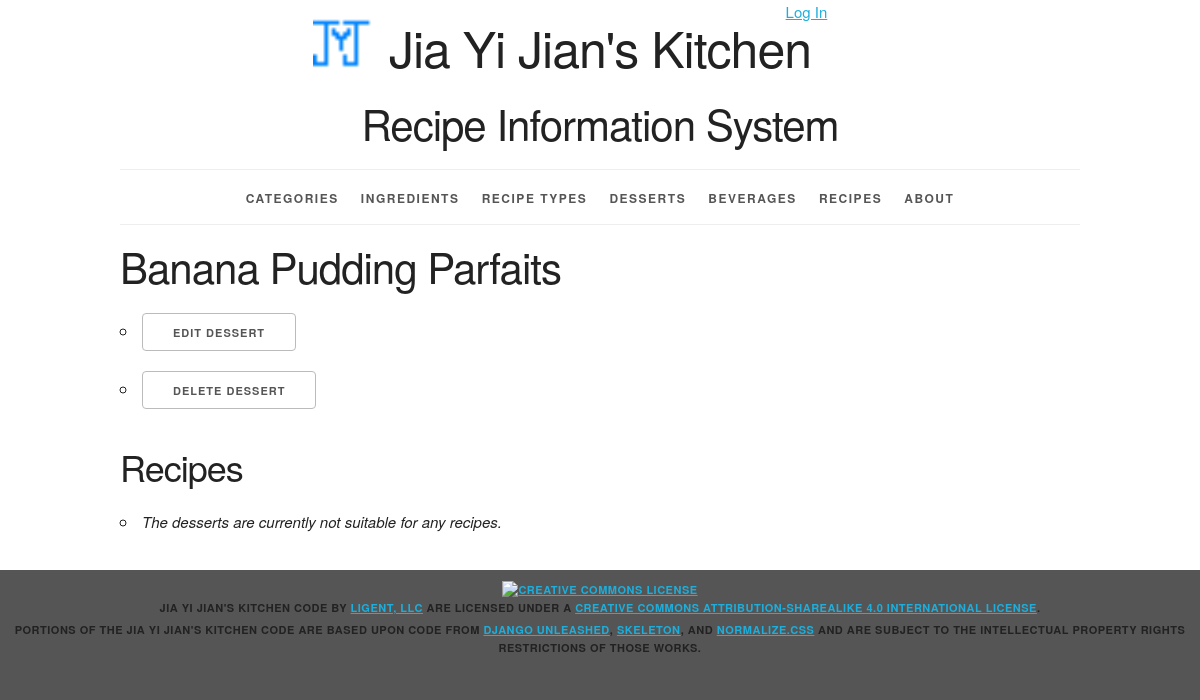
The app's page /desserts/13/, older data.
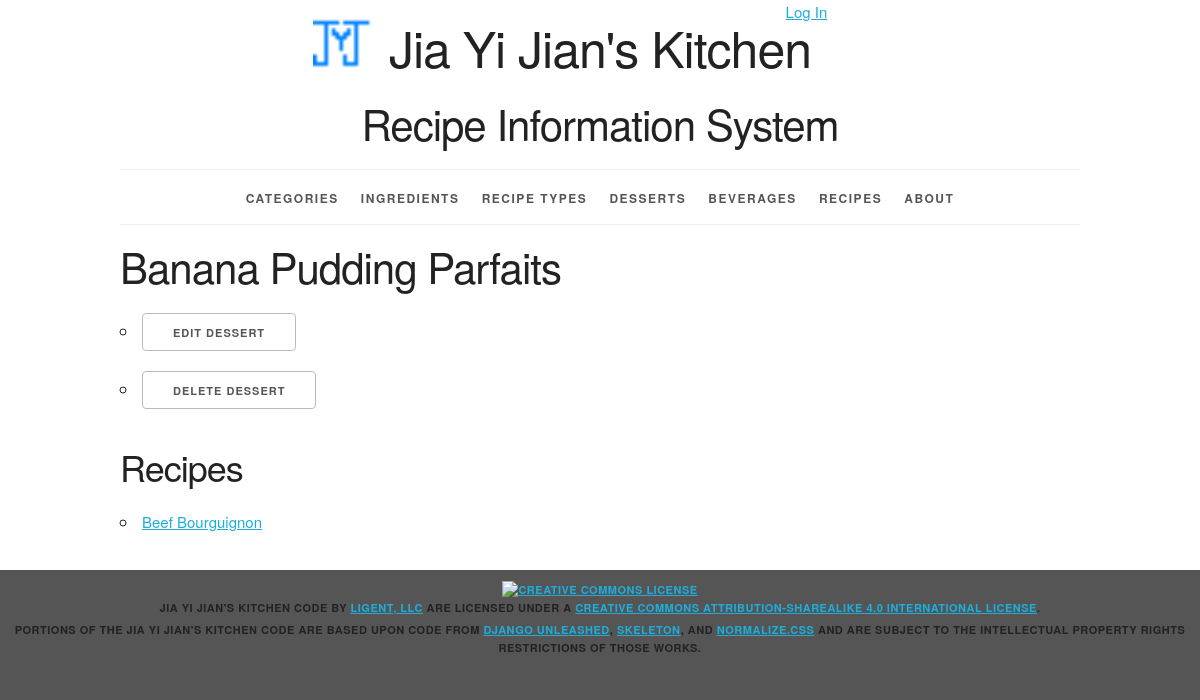
The same page, newer data.
### recipeinfo/models.py (models this page shows, shortened)
class Recipe(models.Model):
    recipe_id = models.AutoField(primary_key=True)
    recipe_name = models.CharField(max_length=45)
    recipe_type = models.ForeignKey(Recipe_Type, related_name='recipes', on_delete=models.PROTECT)
    beverage = models.ForeignKey(Beverage, related_name='recipes', on_delete=models.PROTECT)
    dessert = models.ForeignKey(Dessert, related_name='recipes', on_delete=models.PROTECT, null=True)
    def __str__(self):
        return '%s' % (self.recipe_name)
    def get_absolute_url(self):
        return reverse('recipeinfo_recipe_detail_urlpattern', kwargs={'pk': self.pk})
    class Meta:
        ordering = ['recipe_name']
        unique_together = (('recipe_type', 'recipe_name'))

### recipeinfo/views.py (the view)
class DessertDetail(View):
    def get(self, request, pk):
        dessert = get_object_or_404(Dessert, pk=pk)
        recipe_list = dessert.recipes.all()
        return render(
            request,
            'recipeinfo/dessert_detail.html',
            {'dessert': dessert, 'recipe_list': recipe_list}
        )

### recipeinfo/models.py (called while the page is built)
    def __str__(self):
        return '%s' % self.dessert_name

    def get_update_url(self):
        return reverse('recipeinfo_dessert_update_urlpattern', kwargs={'pk': self.pk})

    def get_delete_url(self):
        return reverse('recipeinfo_dessert_delete_urlpattern',kwargs={'pk': self.pk})

### recipeinfo/templates/recipeinfo/dessert_detail.html (shortened to what this page needs)
{% extends 'recipeinfo/base.html' %}
{% block content %}
<h2>{{ dessert }}</h2>
    <ul>
    <li><a href="{{ dessert.get_update_url }}"
        class="button">Edit Dessert</a> </li>
    <li><a href="{{ dessert.get_delete_url }}"
        class="button">Delete Dessert</a></li>
    </ul>
<section>
    <h3>Recipes</h3>
    <ul>
        {% for r in recipe_list %}
        <li>
            <a href="{{ r.get_absolute_url }}">{{ r }}</a>
        </li>
        {% empty %}
        <li><em>The desserts are currently not suitable for any recipes.</em></li>
        {% endfor %}
    </ul>
</section>
{% endblock %}

Row changes from the older to the newer data that the page shows:
now on this page (row edited): Recipe: recipe_name "Beef Bourguignon"
Text that changed along with them:
text no longer shown: "The desserts are currently not suitable for any recipes."
